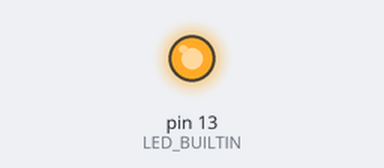
Recording of a sketch running on a simulated Arduino Uno, built with avr-gcc and run on an emulated ATmega328P. Parts: output pins drawn as LEDs (lit = HIGH). Random numbers use the default seed unless the sketch sets one. At 0.0 s the program stops and its outputs stay as they are.

Above: at 0.1 s.
Timing chart, 0 to 1.5 s (numbered marks = the images above):
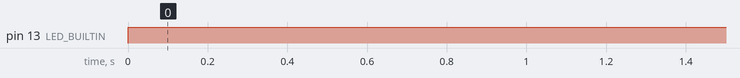

Measured:
- by itself, pin 13 (LED_BUILTIN): LOW → HIGH at 0.00 s

The sketch:

Random_Test_Source.ino
```cpp
#include <Entropy.h>
const int sizex = 4;
const double delay_us = 10;
const int Range_lower = 0;
const int Range_higher = 9;
int array[sizex];

void setup()
{
  Entropy.Initialize();
  pinMode(LED_BUILTIN, OUTPUT);
   //Fill the array
}

void loop()
{
  while(true){

      digitalWrite(LED_BUILTIN, HIGH);

      for (int i=0; i < sizex; i++)
      {
        array[i] = Entropy.random(Range_lower, Range_higher);
      }

      //-- Send → Serial Out
      for (int i = 0; i < sizex-1; i++)
      {
        Serial.print(array[i]);
        Serial.print(",");
      }
      Serial.println(array[sizex-1]);
      Serial.flush();
      //----

      digitalWrite(LED_BUILTIN, LOW);
      delayMicroseconds(delay_us);
  } //Infinite Loop Block
}
```
